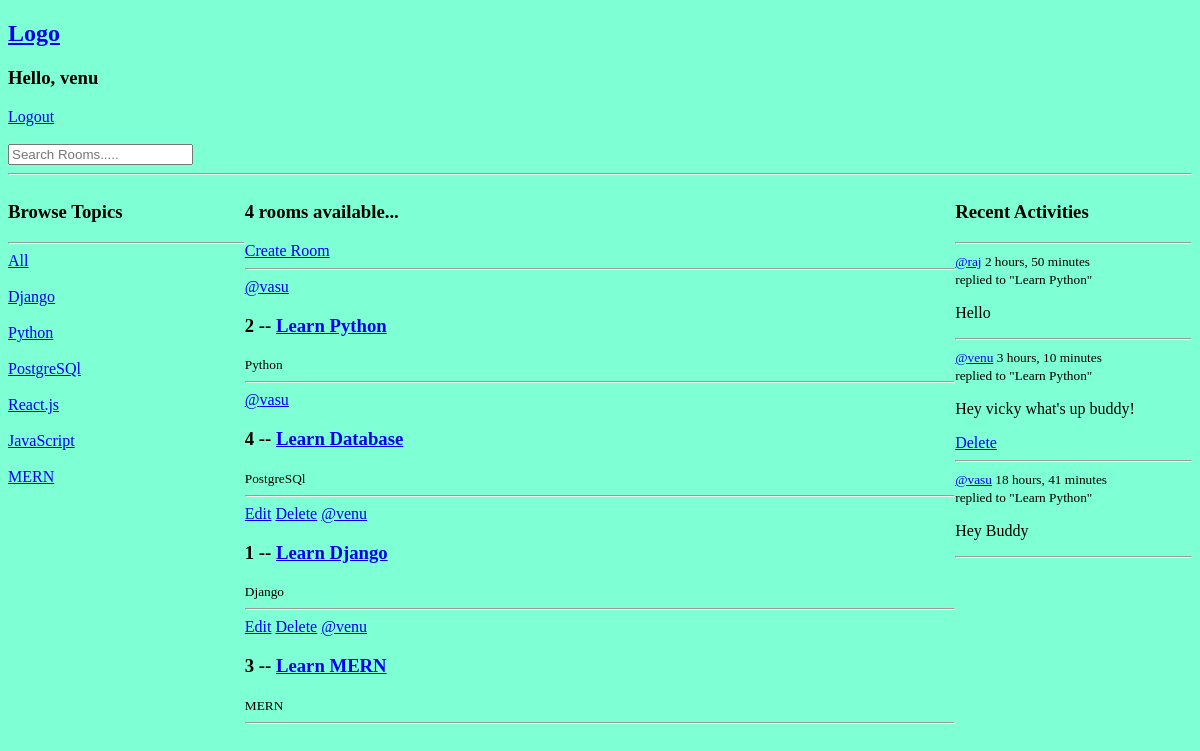
Page / (signed in) on the earlier database version.
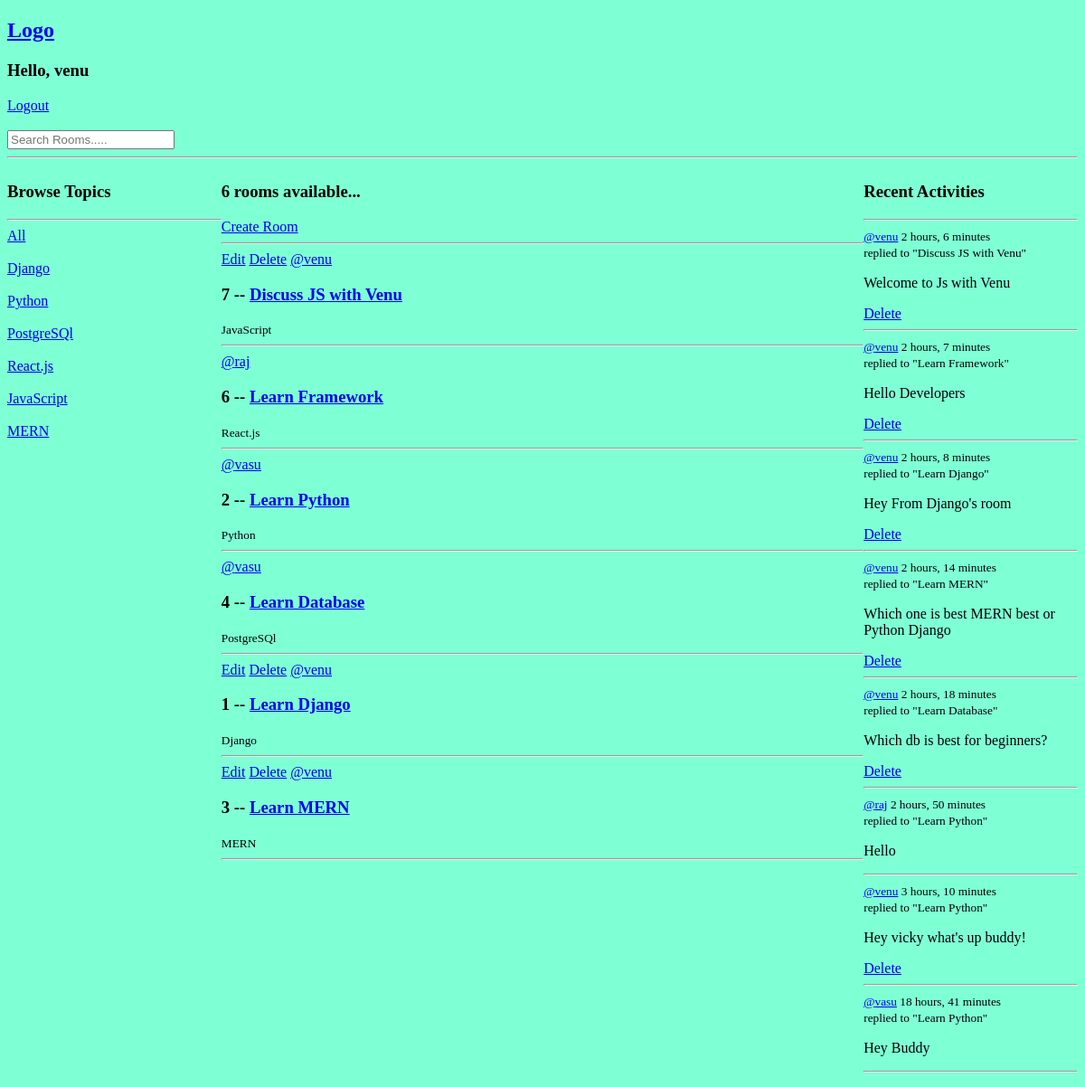
Same page on the later database version.
### base/models.py (models this page shows, shortened)
class Topic(models.Model):
    name =models.CharField(max_length=200)

class Room(models.Model):
    host = models.ForeignKey(User, on_delete=models.SET_NULL, null=True)
    topic = models.ForeignKey(Topic, on_delete=models.SET_NULL, null=True)
    name = models.CharField(max_length=200)
    description = models.TextField(null=True, blank=True)
    participants = models.ManyToManyField(User, related_name='participants', blank=True)
    updated = models.DateTimeField(auto_now=True)
    created = models.DateTimeField(auto_now_add=True)
    class Meta:
        ordering = ['-updated', '-created']
    def __str__(self):
        return self.name

class Message(models.Model):
    user = models.ForeignKey(User, on_delete=models.CASCADE)
    room = models.ForeignKey(Room, on_delete=models.CASCADE)
    body = models.TextField()
    updated = models.DateTimeField(auto_now=True)
    created = models.DateTimeField(auto_now_add=True)
    class Meta:
        ordering = ['-updated', '-created']
    def __str__(self):
        return self.body[0:50]

### base/views.py (the view)
# urls.py: path('', views.home, name='home'),
def home(request):
    q = request.GET.get('q') if request.GET.get('q') != None else ''
    rooms = Room.objects.filter(
        Q(topic__name__icontains = q) |
        Q(name__icontains=q) |
        Q(description__icontains=q)
        )
    rooms_count = rooms.count()
    topics = Topic.objects.all()
    room_messages = Message.objects.filter(Q(room__topic__name__icontains=q))
    context = {'rooms': rooms, 'topics': topics, 'rooms_count': rooms_count, 'room_messages': room_messages}
    return render(request, 'base/home.html', context)

### base/templates/base/home.html (shortened to what this page needs)
{% extends 'main.html' %}
{% block content %}
<div class="home-container">
    <div>
        {% include 'base/components/topics_component.html' %}
    </div>
    <div>
        <h3>{{rooms_count}} rooms available...</h3>
        <a href="{% url 'create-room' %}">Create Room</a>
        <hr>
        {% include 'base/components/feed_component.html' %}
    </div>
    <div>
        {% include 'base/components/activity_component.html' %}
    </div>
</div>
{% endblock %}

### base/templates/base/components/topics_component.html
<h3>Browse Topics</h3>
<hr>
<div>
    <a href="{% url 'home' %}">All</a>
</div>
<br>
{% for topic in topics %}
<div>
    <a href="{% url 'home' %}?q={{topic.name}}">{{topic.name}}</a>
</div>
<br>
{% endfor %}

### base/templates/base/components/feed_component.html
{% if rooms %}
{% for room in rooms %}
<div>
    {% if request.user == room.host %}
    <a href="{% url 'update-room' room.id %}">Edit</a>
    <a href="{% url 'delete-room' room.id %}">Delete</a>
    {% endif %}
    <a href="{% url 'user-profile' room.host.id %}">@{{room.host.username}}</a>
    <h3>{{room.id}} -- <a href="{% url 'room' room.id %}">{{room.name}}</a></h3>
    <small>{{room.topic.name}}</small>
    <hr>
</div>
{% endfor %}
{% else %}
<h3 style="text-align: center;">No rooms available</h3>
{% endif %}

### base/templates/base/components/activity_component.html
<h3>Recent Activities</h3>
<hr>
{% for message in room_messages %}
<div>
    <small><a href="{% url 'user-profile' message.user.id %}">@{{message.user}}</a> {{message.created | timesince}}</small>
    <br>
    <small>replied to "{{message.room}}"</small>
    <p>{{message}}</p>
    {% if request.user == message.user %}
    <a href="{% url 'delete-message' message.id %}">Delete</a>
    {% endif %}
</div>
<hr>
{% endfor %}

Differences in the rows shown:
added Room: shows "Edit", host.username "venu", id "7", name "Discuss JS with Venu", topic.name "JavaScript"
added Room: host.username "raj", id "6", name "Learn Framework", topic.name "React.js"
added Message: user "venu", created "2 hours, 6 minutes", room "Discuss JS with Venu", body "Welcome to Js with Venu", shows "Delete"
added Message: user "venu", created "2 hours, 7 minutes", room "Learn Framework", body "Hello Developers", shows "Delete"
added Message: user "venu", created "2 hours, 8 minutes", room "Learn Django", body "Hey From Django's room", shows "Delete"
added Message: user "venu", created "2 hours, 14 minutes", room "Learn MERN", body "Which one is best MERN best or Python Django", shows "Delete"
added Message: user "venu", created "2 hours, 18 minutes", room "Learn Database", body "Which db is best for beginners?", shows "Delete"
Other differences:
{{ rooms_count }}: "4" → "6"
